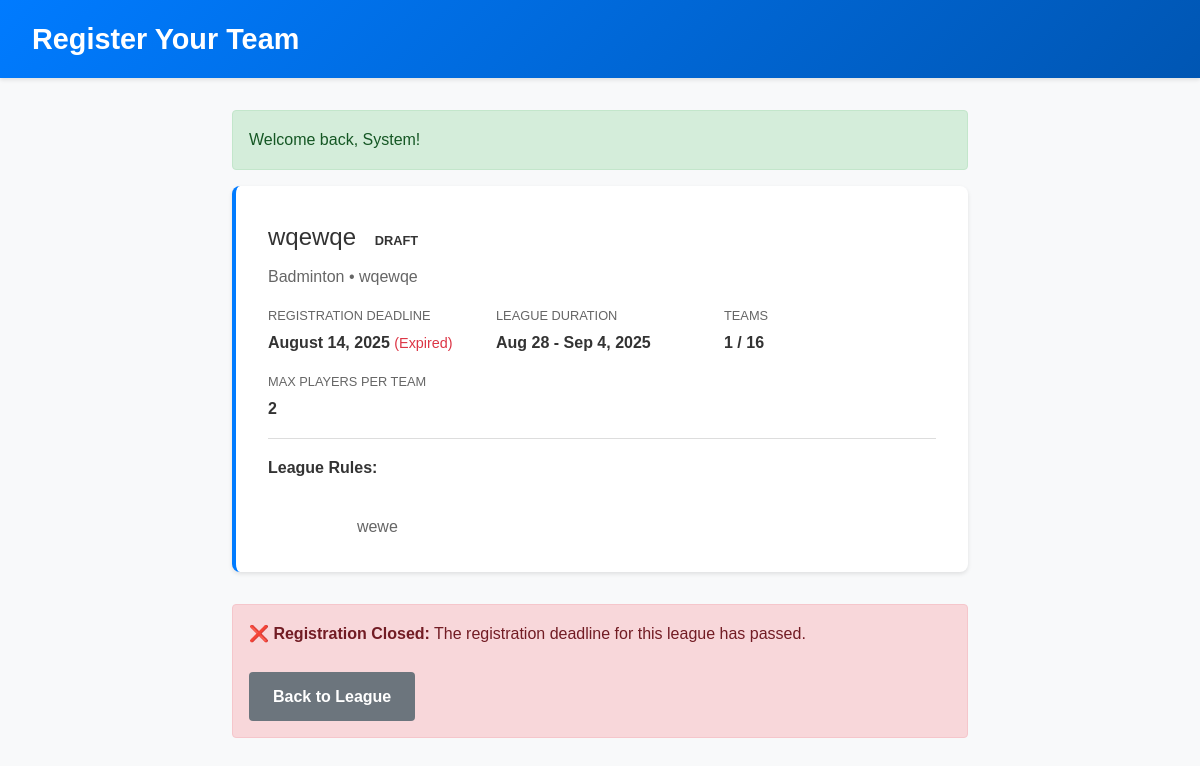
The page /team/register_team.php?league_id=4 (signed in) on the database its author committed.
### tables this page shows
CREATE TABLE `leagues` (
  `id` int(11) NOT NULL,
  `name` varchar(100) NOT NULL,
  `sport_id` int(11) NOT NULL,
  `season` varchar(20) NOT NULL,
  `start_date` date NOT NULL,
  `end_date` date NOT NULL,
  `registration_deadline` date NOT NULL,
  `max_teams` int(11) DEFAULT 16,
  `rules` text DEFAULT NULL,
  `status` enum('draft','open','closed','active','completed') DEFAULT 'draft',
  `approval_required` tinyint(1) DEFAULT 0,
  `created_by` int(11) NOT NULL,
  `created_at` timestamp NOT NULL DEFAULT current_timestamp(),
  `points_per_win` float DEFAULT 1,
  `points_per_draw` float DEFAULT 0.5,
  `points_per_loss` float DEFAULT 0,
  `league_type` enum('round_robin','single_elimination','double_elimination') DEFAULT 'round_robin',
  `round_robin_rounds` int(11) DEFAULT 1,
  `knockout_teams` int(11) DEFAULT 0
);

CREATE TABLE `sports` (
  `id` int(11) NOT NULL,
  `name` varchar(50) NOT NULL,
  `description` text DEFAULT NULL,
  `max_players_per_team` int(11) DEFAULT 11,
  `created_at` timestamp NOT NULL DEFAULT current_timestamp()
);

### team/register_team.php (the view, shortened to what this page needs)
<?php
require_once '../config/database.php';
$database = new Database();
$db = $database->connect();
$current_user = getCurrentUser();
$league_id = $_GET['league_id'] ?? null;
$league_query = "SELECT l.*, s.name as sport_name, s.max_players_per_team,
                        (SELECT COUNT(*) FROM teams WHERE league_id = l.id) as current_teams,
                        (SELECT COUNT(*) FROM team_registration_requests
                         WHERE league_id = l.id AND team_owner_id = :user_id
                         AND status = 'pending') as pending_requests
                 FROM leagues l
                 JOIN sports s ON l.sport_id = s.id
                 WHERE l.id = :league_id";
$league_stmt = $db->prepare($league_query);
$league_stmt->bindParam(':league_id', $league_id);
$league_stmt->bindParam(':user_id', $current_user['id']);
$league_stmt->execute();
$league = $league_stmt->fetch(PDO::FETCH_ASSOC);
$is_full = $league['current_teams'] >= $league['max_teams'];
$deadline_passed = strtotime($league['registration_deadline']) < time();
?>
<!DOCTYPE html>
<html lang="en">
<head>
</head>
<body>
    <div class="header">
        <h1>Register Your Team</h1>
    </div>
    <div class="container">
        <div class="league-info-card">
            <div class="league-title">
                <?php echo htmlspecialchars($league['name']); ?>
                <span class="status-badge status-<?php echo $league['status']; ?>">
                    <?php echo ucfirst($league['status']); ?>
                </span>
            </div>
            <div class="league-meta">
                <?php echo htmlspecialchars($league['sport_name']); ?> •
                <?php echo htmlspecialchars($league['season']); ?>
            </div>
            <div class="info-grid">
                <div class="info-item">
                    <span class="info-label">Registration Deadline</span>
                    <span class="info-value">
                        <?php echo date('F j, Y', strtotime($league['registration_deadline'])); ?>
                        <?php if ($deadline_passed): ?>
                            <span style="color: #dc3545; font-weight: normal; font-size: 0.9rem;">(Expired)</span>
                        <?php endif; ?>
                    </span>
                </div>
                <div class="info-item">
                    <span class="info-label">League Duration</span>
                    <span class="info-value">
                        <?php echo date('M j', strtotime($league['start_date'])); ?> -
                        <?php echo date('M j, Y', strtotime($league['end_date'])); ?>
                    </span>
                </div>
                <div class="info-item">
                    <span class="info-label">Teams</span>
                    <span class="info-value">
                        <?php echo $league['current_teams']; ?> / <?php echo $league['max_teams']; ?>
                    </span>
                </div>
                <div class="info-item">
                    <span class="info-label">Max Players per Team</span>
                    <span class="info-value"><?php echo $league['max_players_per_team']; ?></span>
                </div>
            </div>
            <?php if ($league['rules']): ?>
            <div style="margin-top: 1rem; padding-top: 1rem; border-top: 1px solid #ddd;">
                <strong>League Rules:</strong>
                <p style="margin-top: 0.5rem; white-space: pre-wrap; color: #666;">
                    <?php echo htmlspecialchars($league['rules']); ?>
                </p>
            </div>
            <?php endif; ?>
        </div>
        <?php if ($league['pending_requests'] > 0): ?>
            <div class="alert alert-warning">
                <strong>⏳ Pending Request:</strong> You already have a pending registration request for this league.
                Please wait for the admin to review your request.
                <br><br>
                <a href="../league/view_league.php?id=<?php echo $league_id; ?>" class="btn btn-secondary">
                    Back to League
                </a>
            </div>
        <?php elseif ($deadline_passed): ?>
            <div class="alert alert-error">
                <strong>❌ Registration Closed:</strong> The registration deadline for this league has passed.
                <br><br>
                <a href="../league/view_league.php?id=<?php echo $league_id; ?>" class="btn btn-secondary">
                    Back to League
                </a>
            </div>
        <?php endif; ?>
    </div>
</body>
</html>

### team/register_team.php (style rules this page uses)
* { margin: 0; padding: 0; box-sizing: border-box; }
body { font-family: 'Arial', sans-serif; background: #f8f9fa; color: #333; line-height: 1.6; }
.header { background: linear-gradient(135deg, #007bff, #0056b3); color: white; padding: 1rem 2rem; box-shadow: 0 2px 4px rgba(0,0,0,0.1); }
.header h1 { font-size: 1.8rem; }
.container { max-width: 800px; margin: 2rem auto; padding: 0 2rem; }
.league-info-card { background: white; padding: 2rem; border-radius: 8px; box-shadow: 0 2px 4px rgba(0,0,0,0.1); margin-bottom: 2rem; border-left: 4px solid #007bff; }
.league-title { font-size: 1.5rem; color: #333; margin-bottom: 0.5rem; }
.league-meta { color: #666; margin-bottom: 1rem; }
.info-grid { display: grid; grid-template-columns: repeat(auto-fit, minmax(200px, 1fr)); gap: 1rem; margin-top: 1rem; }
.info-item { display: flex; flex-direction: column; }
.info-label { font-size: 0.8rem; color: #666; text-transform: uppercase; margin-bottom: 0.25rem; }
.info-value { font-weight: 600; color: #333; }
.alert { padding: 1rem; border-radius: 4px; margin-bottom: 1rem; }
.alert-error { background: #f8d7da; color: #721c24; border: 1px solid #f5c6cb; }
.btn { padding: 0.75rem 1.5rem; border: none; border-radius: 4px; cursor: pointer; font-size: 1rem; font-weight: 600; text-decoration: none; display: inline-block; transition: all 0.3s ease; }
.btn-secondary { background: #6c757d; color: white; }
.status-badge { display: inline-block; padding: 0.25rem 0.75rem; border-radius: 12px; font-size: 0.8rem; font-weight: bold; text-transform: uppercase; }

### rows shown on the page
leagues: name "wqewqe", status "DRAFT", sport.name "Badminton", season "wqewqe", registration_deadline "August 14, 2025", start_date "Aug 28", end_date "Sep 4, 2025", max_teams "16", sport.max_players_per_team "2", rules "wewe"

### other values the page prints
$message "Welcome back, System!"
$league['current_teams'] "1"
